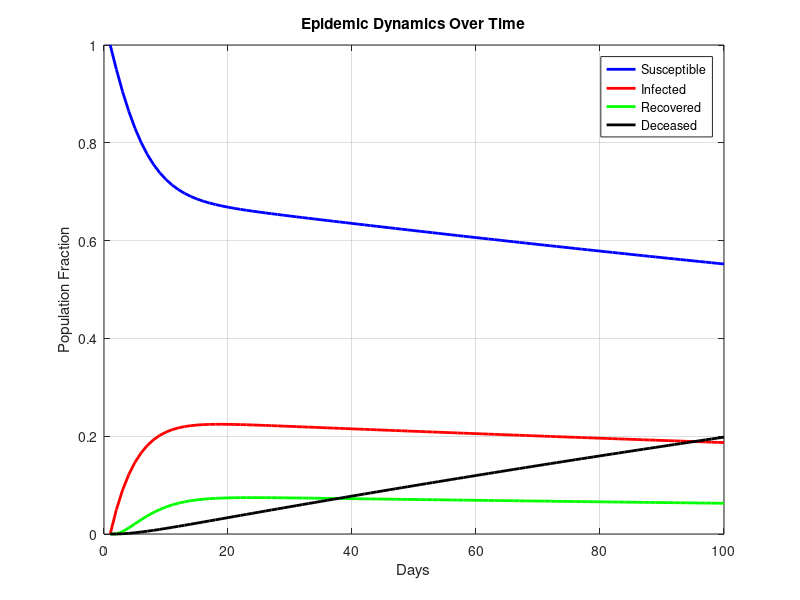

The MATLAB script that drew this image:
clear;
close all;

x_t = [0.75 0.10 0.10 0.05];

A = [.95 .04 .3 0;
    .05 .85 0 0;
    0 .1 .7 0;
    0 .01 0 1];

% initial condition: 
x0 = [1; 0; 0; 0]; 

num_days = 100; 

X = zeros(4, num_days);
X(:,1) = x0;

% allocate
for t = 2:num_days
    X(:,t) = A * X(:,t-1);
end

% plot
figure;
plot(1:num_days, X(1,:), 'b', 'LineWidth', 2); hold on;
plot(1:num_days, X(2,:), 'r', 'LineWidth', 2);
plot(1:num_days, X(3,:), 'g', 'LineWidth', 2);
plot(1:num_days, X(4,:), 'k', 'LineWidth', 2);
legend('Susceptible', 'Infected', 'Recovered', 'Deceased');
xlabel('Days');
ylabel('Population Fraction');
title('Epidemic Dynamics Over Time');
grid on;